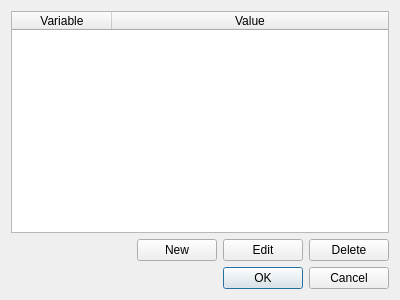
<?xml version="1.0" encoding="UTF-8"?>
<ui version="4.0">
 <class>Environment</class>
 <widget class="QDialog" name="Environment">
  <property name="geometry">
   <rect>
    <x>0</x>
    <y>0</y>
    <width>400</width>
    <height>300</height>
   </rect>
  </property>
  <property name="windowTitle">
   <string>Environment variables</string>
  </property>
  <layout class="QVBoxLayout" name="verticalLayout">
   <item>
    <widget class="QTableWidget" name="tableWidget">
     <property name="editTriggers">
      <set>QAbstractItemView::NoEditTriggers</set>
     </property>
     <property name="selectionMode">
      <enum>QAbstractItemView::SingleSelection</enum>
     </property>
     <property name="selectionBehavior">
      <enum>QAbstractItemView::SelectRows</enum>
     </property>
     <attribute name="horizontalHeaderStretchLastSection">
      <bool>true</bool>
     </attribute>
     <attribute name="verticalHeaderVisible">
      <bool>false</bool>
     </attribute>
     <column>
      <property name="text">
       <string>Variable</string>
      </property>
     </column>
     <column>
      <property name="text">
       <string>Value</string>
      </property>
     </column>
    </widget>
   </item>
   <item>
    <layout class="QHBoxLayout" name="horizontalLayout">
     <item>
      <spacer name="horizontalSpacer">
       <property name="orientation">
        <enum>Qt::Horizontal</enum>
       </property>
       <property name="sizeHint" stdset="0">
        <size>
         <width>40</width>
         <height>20</height>
        </size>
       </property>
      </spacer>
     </item>
     <item>
      <widget class="QPushButton" name="buttonNew">
       <property name="text">
        <string>New</string>
       </property>
      </widget>
     </item>
     <item>
      <widget class="QPushButton" name="buttonEdit">
       <property name="text">
        <string>Edit</string>
       </property>
      </widget>
     </item>
     <item>
      <widget class="QPushButton" name="buttonDelete">
       <property name="text">
        <string>Delete</string>
       </property>
      </widget>
     </item>
    </layout>
   </item>
   <item>
    <widget class="QDialogButtonBox" name="buttonBox">
     <property name="orientation">
      <enum>Qt::Horizontal</enum>
     </property>
     <property name="standardButtons">
      <set>QDialogButtonBox::Cancel|QDialogButtonBox::Ok</set>
     </property>
    </widget>
   </item>
  </layout>
 </widget>
 <resources/>
 <connections>
  <connection>
   <sender>buttonBox</sender>
   <signal>accepted()</signal>
   <receiver>Environment</receiver>
   <slot>accept()</slot>
   <hints>
    <hint type="sourcelabel">
     <x>224</x>
     <y>291</y>
    </hint>
    <hint type="destinationlabel">
     <x>157</x>
     <y>274</y>
    </hint>
   </hints>
  </connection>
  <connection>
   <sender>buttonBox</sender>
   <signal>rejected()</signal>
   <receiver>Environment</receiver>
   <slot>reject()</slot>
   <hints>
    <hint type="sourcelabel">
     <x>292</x>
     <y>293</y>
    </hint>
    <hint type="destinationlabel">
     <x>286</x>
     <y>274</y>
    </hint>
   </hints>
  </connection>
  <connection>
   <sender>buttonNew</sender>
   <signal>clicked()</signal>
   <receiver>Environment</receiver>
   <slot>newVar()</slot>
   <hints>
    <hint type="sourcelabel">
     <x>242</x>
     <y>257</y>
    </hint>
    <hint type="destinationlabel">
     <x>180</x>
     <y>256</y>
    </hint>
   </hints>
  </connection>
  <connection>
   <sender>buttonEdit</sender>
   <signal>clicked()</signal>
   <receiver>Environment</receiver>
   <slot>editVar()</slot>
   <hints>
    <hint type="sourcelabel">
     <x>311</x>
     <y>264</y>
    </hint>
    <hint type="destinationlabel">
     <x>50</x>
     <y>256</y>
    </hint>
   </hints>
  </connection>
  <connection>
   <sender>buttonDelete</sender>
   <signal>clicked()</signal>
   <receiver>Environment</receiver>
   <slot>deleteVar()</slot>
   <hints>
    <hint type="sourcelabel">
     <x>373</x>
     <y>261</y>
    </hint>
    <hint type="destinationlabel">
     <x>80</x>
     <y>264</y>
    </hint>
   </hints>
  </connection>
 </connections>
 <slots>
  <slot>newVar()</slot>
  <slot>editVar()</slot>
  <slot>deleteVar()</slot>
 </slots>
</ui>
